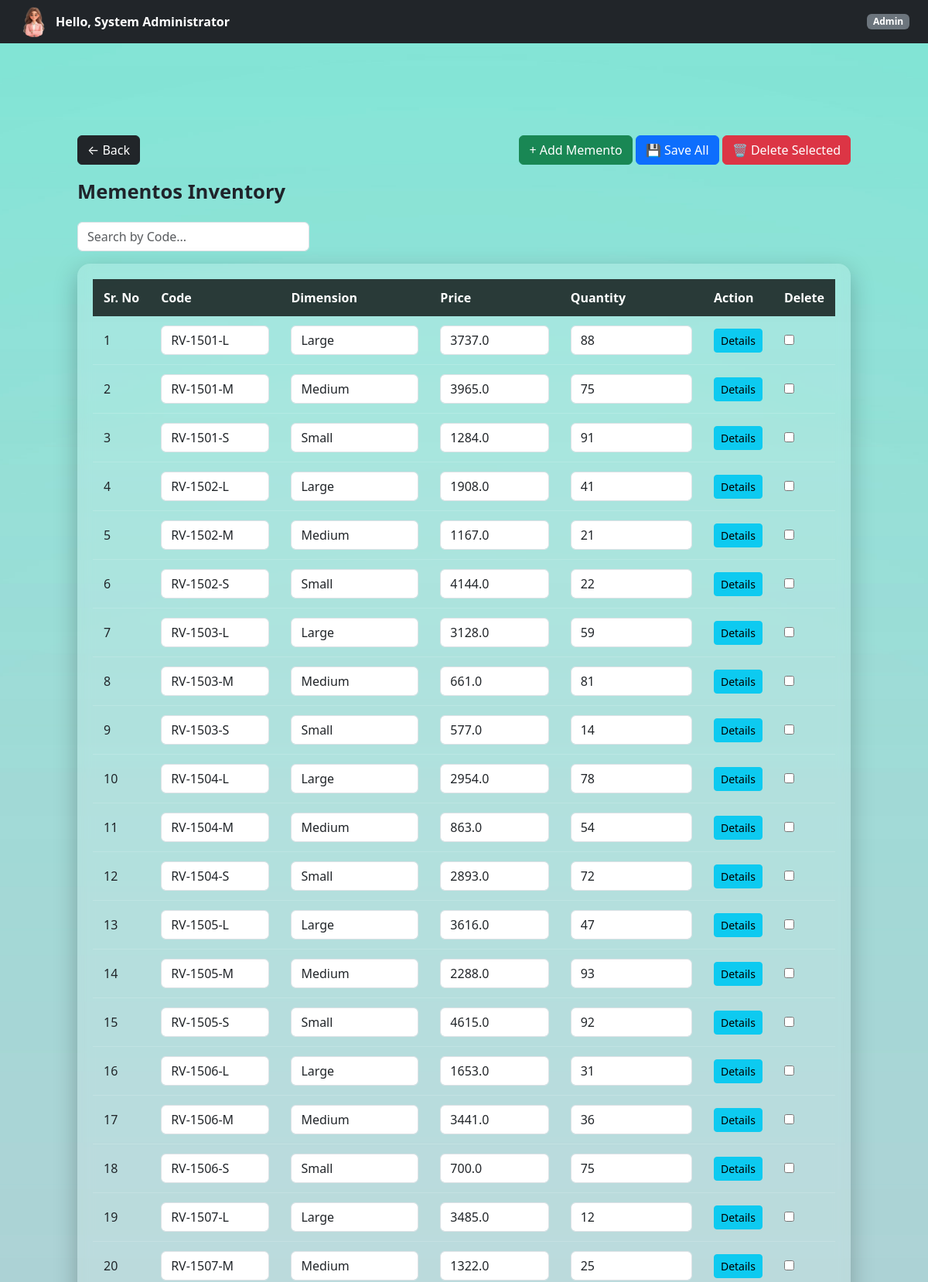
Screenshot of /admin/mementos (signed in, upper part) with the database file from the repository.
### controller/models.py (models this page shows)
class Memento(db.Model):
    __tablename__ = "mementos"
    id = db.Column(db.Integer, primary_key=True)
    code = db.Column(
        db.String(100),
        nullable=False,
        unique=True
    )
    dimension = db.Column(db.String(100), nullable=False)
    price = db.Column(db.Float, nullable=False)
    quantity = db.Column(db.Integer, default=0)
    materials = db.relationship(
    "MementoMaterial",
    backref="memento",
    cascade="all, delete-orphan"
)

### controller/admin.py (the view)
@admin_bp.route("/mementos")
@login_required
@role_required("Admin")
def view_mementos():
    mementos = Memento.query.all()
    foils = Foil.query.all()
    paints = Paint.query.all()
    accessories = Accessory.query.all()
    boards = Board.query.all()
    return render_template(
        "admin/memento.html",
        mementos=mementos,
        foils=foils,
        paints=paints,
        accessories=accessories,
        boards=boards
    )

### templates/admin/memento.html (shortened to what this page needs)
{% extends "base.html" %}
{% block page_class %}company-dashboard-bg{% endblock %}
{% block free_content %}
{% include "partials/navbar.html" %}
<div class="dashboard-container">
    <div class="d-flex justify-content-between align-items-center mb-3">
        <a href="{{ url_for('admin.dashboard') }}"
           class="btn btn-dark">
            ← Back
        </a>
        <div>
            <button class="btn btn-success"
                    onclick="addMementoRow()">
                + Add Memento
            </button>
            <button form="mementoForm"
                    class="btn btn-primary">
                💾 Save All
            </button>
            <button type="button"
                    class="btn btn-danger"
                    onclick="deleteSelectedMementos()">
                🗑 Delete Selected
            </button>
        </div>
    </div>
    <div class="page-title">
        Mementos Inventory
    </div>
    <input
        type="text"
        id="searchInput"
        placeholder="Search by Code..."
        class="form-control mb-3"
        style="max-width:300px;"
    >
    <form
        id="mementoForm"
        method="POST"
        action="{{ url_for('admin.bulk_update_mementos') }}"
    >
        <div class="glass-table">
            <table>
                <thead>
                    <tr>
                        <th>Sr. No</th>
                        <th>Code</th>
                        <th>Dimension</th>
                        <th>Price</th>
                        <th>Quantity</th>
                        <th>Action</th>
                        <th>Delete</th>
                    </tr>
                </thead>
                <tbody id="mementoTableBody">
                    {% for memento in mementos %}
                    <tr>
                        <td class="sr-no">
                            {{ loop.index }}
                        </td>
                        <td>
                            <input
                                name="code[]"
                                value="{{ memento.code }}"
                                class="form-control"
                            >
                        </td>
                        <td>
                            <input
                                name="dimension[]"
                                value="{{ memento.dimension }}"
                                class="form-control"
                            >
                        </td>
                        <td>
                            <input
                                name="price[]"
                                value="{{ memento.price }}"
                                class="form-control"
                            >
                        </td>
                        <td>
                            <input
                                name="quantity[]"
                                value="{{ memento.quantity }}"
                                class="form-control"
                            >
                        </td>
                        <td>
                            <button
                                type="button"
                                class="btn btn-info btn-sm"
                                data-memento-id="{{ memento.id }}"
                                onclick="openMaterialModal(this.dataset.mementoId)">
                                Details
                            </button>
                        </td>
                        <td>
                            <input
                                type="checkbox"
                                name="selected_ids[]"
                                value="{{ memento.id }}"
                            >
                        </td>
                    </tr>
                    {% endfor %}
                </tbody>
            </table>
        </div>
    </form>
</div>
{% endblock %}

### static/styles/main.css (style rules this page uses)
html, body { height: 100%; margin: 0; }
.dashboard-container { width: 100%; padding: 90px 40px 40px; }
.page-title { font-size: 1.6rem; font-weight: 600; color: #1f232a; margin-bottom: 20px; }
.glass-table { background: rgba(255, 255, 255, 0.18); backdrop-filter: blur(10px); -webkit-backdrop-filter: blur(10px); border-radius: 16px; padding: 20px; box-shadow: 0 10px 30px rgba(0, 0, 0, 0.25); width: 100%; overflow-x: auto; }
.glass-table table { width: 100%; border-collapse: collapse; }
.glass-table thead { background: rgba(0, 0, 0, 0.75); color: #ffffff; }
.glass-table th, .glass-table td { padding: 12px 14px; text-align: left; white-space: nowrap; }
.glass-table tbody tr { border-bottom: 1px solid rgba(255, 255, 255, 0.15); }
body { padding-top: 55px; }

### rows the page displays
Memento: code "RV-1501-L", dimension "Large", price "3737.0", quantity "88"
Memento: code "RV-1501-M", dimension "Medium", price "3965.0", quantity "75"
Memento: code "RV-1501-S", dimension "Small", price "1284.0", quantity "91"
Memento: code "RV-1502-L", dimension "Large", price "1908.0", quantity "41"
Memento: code "RV-1502-M", dimension "Medium", price "1167.0", quantity "21"
Memento: code "RV-1502-S", dimension "Small", price "4144.0", quantity "22"
Memento: code "RV-1503-L", dimension "Large", price "3128.0", quantity "59"
Memento: code "RV-1503-M", dimension "Medium", price "661.0", quantity "81"
Memento: code "RV-1503-S", dimension "Small", price "577.0", quantity "14"
Memento: code "RV-1504-L", dimension "Large", price "2954.0", quantity "78"
Memento: code "RV-1504-M", dimension "Medium", price "863.0", quantity "54"
Memento: code "RV-1504-S", dimension "Small", price "2893.0", quantity "72"
Memento: code "RV-1505-L", dimension "Large", price "3616.0", quantity "47"
Memento: code "RV-1505-M", dimension "Medium", price "2288.0", quantity "93"
Memento: code "RV-1505-S", dimension "Small", price "4615.0", quantity "92"
Memento: code "RV-1506-L", dimension "Large", price "1653.0", quantity "31"
Memento: code "RV-1506-M", dimension "Medium", price "3441.0", quantity "36"
Memento: code "RV-1506-S", dimension "Small", price "700.0", quantity "75"
Memento: code "RV-1507-L", dimension "Large", price "3485.0", quantity "12"
Memento: code "RV-1507-M", dimension "Medium", price "1322.0", quantity "25"

### other values shown
{{ session.get("user_name") }} "System Administrator"
